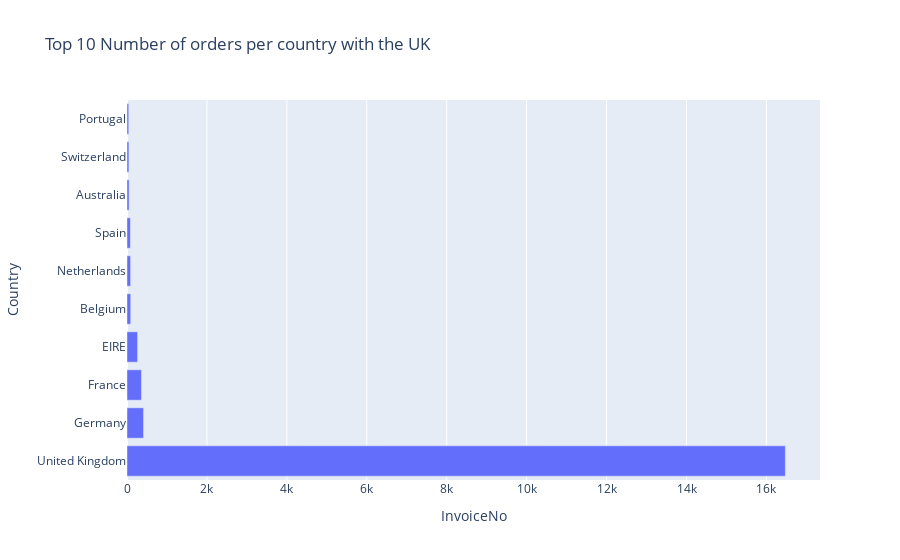

The notebook cell saved with this chart:
### Code cell
Country_Data = df.groupby("Country")["InvoiceNo"].nunique().sort_values(ascending = False).reset_index().head(10)
fig = px.bar(Country_Data, x= "InvoiceNo", y='Country', title= "Top 10 Number of orders per country with the UK")
#fig.show(renderer='png', height=700, width=1000)
fig.show( height=700, width=1000)

### Figure 1 — Plotly figure (JSON) as saved in the notebook; plotly's stock layout.template omitted (floating-point values rounded to 4 significant figures)
{"data": [{"alignmentgroup": "True", "hovertemplate": "InvoiceNo=%{x}<br>Country=%{y}<extra></extra>", "legendgroup": "", "marker": {"color": "#636efa", "pattern": {"shape": ""}}, "name": "", "offsetgroup": "", "orientation": "h", "showlegend": false, "textposition": "auto", "type": "bar", "x": [16473, 414, 362, 265, 93, 90, 84, 53, 48, 44], "xaxis": "x", "y": ["United Kingdom", "Germany", "France", "EIRE", "Belgium", "Netherlands", "Spain", "Australia", "Switzerland", "Portugal"], "yaxis": "y"}], "layout": {"barmode": "relative", "legend": {"tracegroupgap": 0}, "title": {"text": "Top 10 Number of orders per country with the UK"}, "xaxis": {"anchor": "y", "domain": [0, 1], "title": {"text": "InvoiceNo"}}, "yaxis": {"anchor": "x", "domain": [0, 1], "title": {"text": "Country"}}}}
